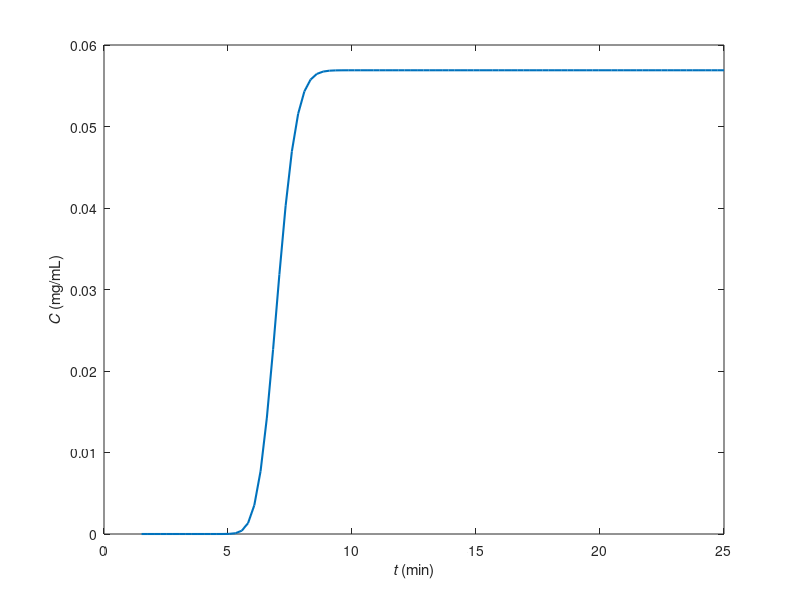

Source code (MATLAB):
function [t_, C, output] = klinkenberg(H, K, L, Di, epsb, Q, Cfeed, t, opt)
% Klinkenberg model
% Linear isotherm


%% Default arguments (Example)
% If you run this function without arguments, by pressing ´Run´ or running
% ´klinkenberg()´ the following arguments will apply.
if nargin == 0
    H = 2.028;  % linear isotherm parameter
    K = 28.84;  % min-1, mass transfer coefficient
    L = 25;  % cm, column length
    Di = 0.46;  % cm, column internal diameter
    epsb = 0.335;  % column bulk porosity
    Q = 1;  % mL/min, flow rate
    Cfeed = 0.0569;  % g/L, feed concentration
    t = linspace(0, 25, 100)';  % min, time coordinate
    opt.fig = true;  % true - show figures; false - do not show figures
end


%% Data preparation
global data res

data = struct('H',H, 'K',K, 'L',L, 'Di',Di, 'epsb',epsb, 'Q',Q, 'Cfeed',Cfeed);
data.ndp = length(t); 
data.A = pi()*Di^2/4;  % cm2
data.F = (1-epsb) / epsb;
data.ui = Q / epsb / data.A;  % cm/min


%% Klinkenberg model
% Klinkenberg can not calculate value for t < L/ui. Remove those cases.
t_ = [];
for i = 1:data.ndp
    if t(i) > L / data.ui
        t_ = [t_ ; t(i)];
    end
end
output.n_removed_points = length(t) - length(t_);
output.n_final_points = length(t_);

% Klinkenberg
xi = H * K * L/data.ui * ((1-epsb)/epsb);
tau = K * (t_ - L/data.ui);
C = 0.5 * (1 + erf(sqrt(tau) - sqrt(xi) + 1/8./sqrt(tau) + 1/8./sqrt(xi))) * Cfeed;


%% Plot figures
if isfield(opt,'fig') && (opt.fig == 1)
    % Concentration history at column exit (Chromatogram)
    plot(t_, C, '-', 'LineWidth',1.5);
    xlabel('{\itt} (min)')
    ylabel('{\itC} (mg/mL)')
    box on;
end
